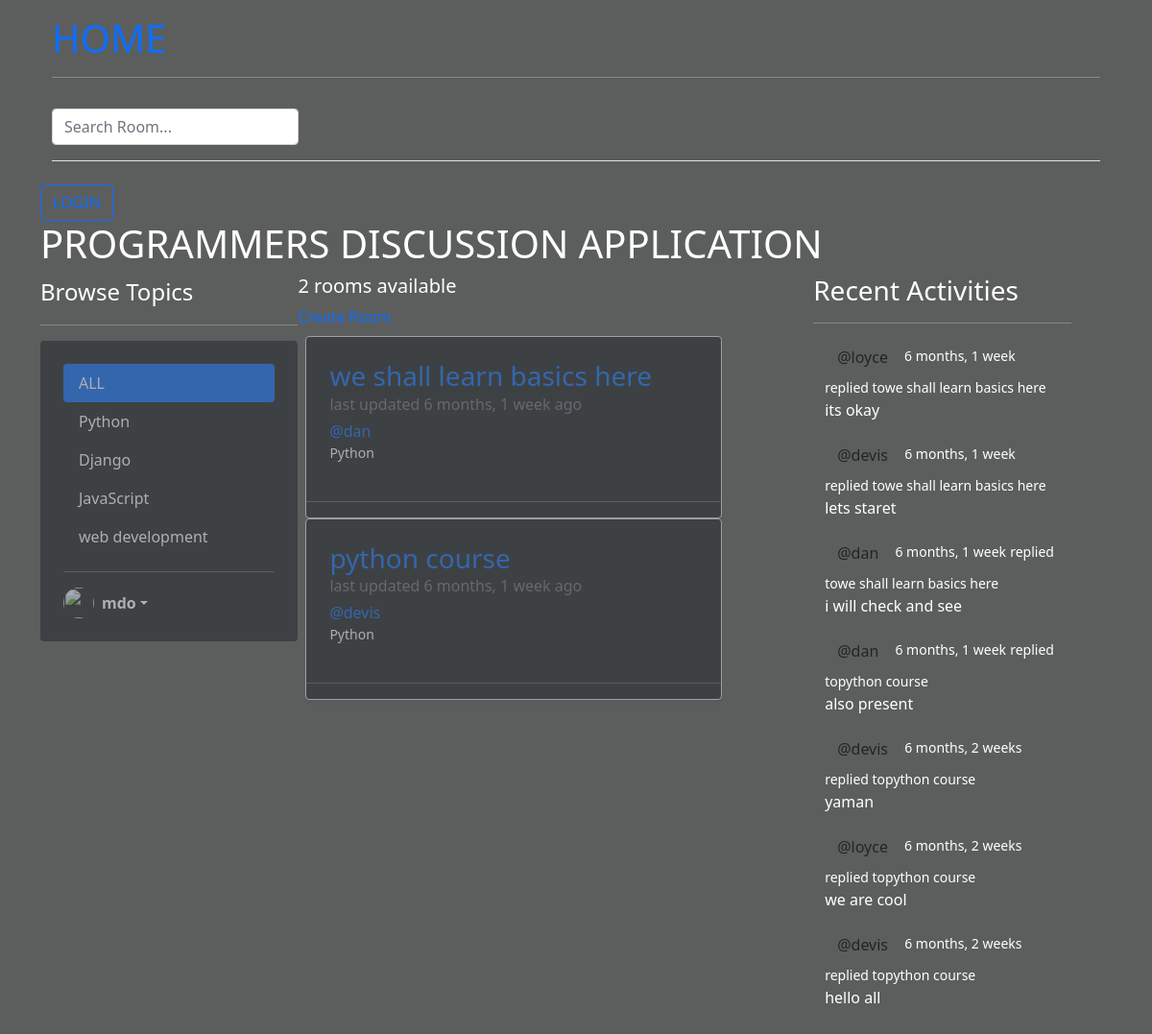
/?q=Python, run on an earlier commit of the app's database.
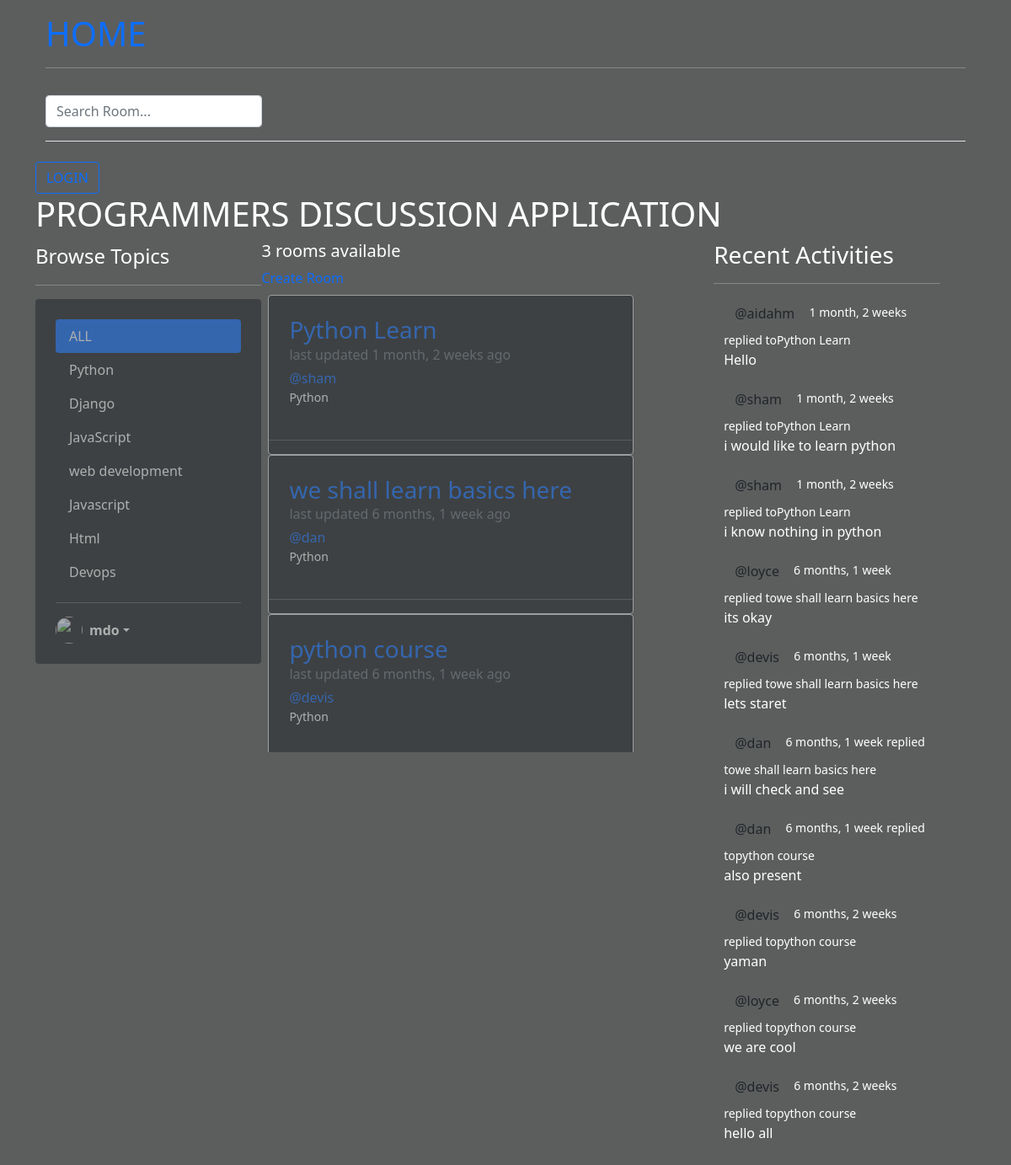
And on a later commit of the database.
### prog/models.py (models this page shows, shortened)
class Topic(models.Model):
    name = models.CharField(max_length=200)

class Room(models.Model):
    host =models.ForeignKey(User, on_delete=models.SET_NULL, null=True)
    topic = models.ForeignKey(Topic, on_delete=models.SET_NULL, null=True)
    name = models.CharField(max_length=200)
    description = models.TextField(null=True, blank=True)
    participants = models.ManyToManyField(User, related_name='participants', blank=True)
    updated = models.DateTimeField(auto_now=True)
    created = models.DateTimeField(auto_now_add=True)
    def __str__(self):
        return self.name
    class Meta:
        ordering = ['-updated','-created']

class Message(models.Model):
    user = models.ForeignKey(User, on_delete=models.CASCADE)
    room = models.ForeignKey(Room, on_delete=models.CASCADE)
    body = models.TextField()
    updated = models.DateTimeField(auto_now=True)
    created = models.DateTimeField(auto_now_add=True)
    def __str__(self):
        return self.body[:50]
    class Meta:
        ordering = ['-updated','-created']

### prog/views.py (the view)
# urls.py: 2. Add a URL to urlpatterns:  path('', views.home, name='home')
def home(request):
    q = request.GET.get('q') if request.GET.get('q') != None else ''
    rooms = Room.objects.filter(Q(topic__name__icontains=q)|
                                Q(name__icontains=q)|
                                Q(description__icontains=q))
    room_count = rooms.count()
    topics=Topic.objects.all()
    room_message=Message.objects.filter(Q(room__topic__name__icontains=q))
    context={'rooms':rooms,'topics':topics,'room_count':room_count, 'room_message':room_message}
    return render(request, 'prog/home.html', context)

### prog/templates/prog/home.html
{% extends 'main.html' %}
{% block content %}
<h1>PROGRAMMERS DISCUSSION APPLICATION</h1>
<div class="home-container d-flex">
    <div class="col-md-3">
        {% include 'prog/topic_component.html' %}
    </div>
    <div class="col-md-6">
        <h5>{{room_count}} rooms available</h5>
        <a href="{% url 'create-room' %}">Create Room</a>
       {%include 'prog/feed_component.html'%}
    </div>
    <div class="col-md-3">
        {% include 'prog/activity_component.html' %}
    </div>
</div>
{% endblock %}

### prog/templates/prog/topic_component.html (shortened to what this page needs)
<span class="fs-4">Browse Topics</span>
<hr>
<div class="col-12 d-flex flex-column rounded text-white bg-dark p-4">
    <ul class=" feed-comp nav nav-pills flex-column mb-auto">
        <li class="nav-item">
        <a href="{% url 'home'%}" class="nav-link active" aria-current="page">
            ALL
        </a>
        </li>
        {% for topic in topics %}
        <li>
        <a href="{% url 'home'%}?q={{topic.name}}" class="nav-link text-white">
            {{topic.name}}
        </a>
        </li>
        {% endfor %}
    </ul>
    <hr>
    <div class="dropdown">
        <a href="#" class="d-flex align-items-center text-white text-decoration-none dropdown-toggle" id="dropdownUser1" data-bs-toggle="dropdown" aria-expanded="false">
        <img src="https://github.com/mdo.png" alt="" width="32" height="32" class="rounded-circle me-2">
        <strong>mdo</strong>
        </a>
    </div>
</div>

### prog/templates/prog/feed_component.html (shortened to what this page needs)
<div class="feed-comp m-2">
  {% for room in rooms%}
    <div class="feed col-md-10">
      <div class=" align-items-center border rounded overflow-hidden shadow-sm h-md-250 bg-dark">
        <div class="col p-4 d-flex flex-column rounded">
          <h3 class="mb-0"><a href="{% url 'room' room.id %}">{{room.name}}</a></h3>
          <div class="mb-1 text-muted">last updated {{room.updated|timesince}} ago</div>
          <p class="mb-auto"><a href="{% url 'profile' room.host.id%}">@{{room.host.username}}</a></p>
          <small>{{room.topic.name}}</small>
        </div>
        <hr>
      </div>
    </div>
    {% endfor %}
  </div>

### prog/templates/prog/activity_component.html (shortened to what this page needs)
<h3>Recent Activities</h3>
        <hr>
        {% for message in room_message %}
        <div>
                <div class="container">
                    <small><a href="{% url 'profile' message.user.id %}" class="btn">@{{message.user}}</a></small>
                   <small> {{message.created|timesince}}</small>
                    <small>replied to{{message.room}}</small>
                    <p>{{message}}</p>
                </div>
        </div>
        {% endfor %}

What changed in the data, as far as the page shows it:
added Topic: name "Javascript"
added Topic: name "Html"
added Topic: name "Devops"
added Room: name "Python Learn", updated "1 month, 2 weeks", host.username "sham", topic.name "Python"
added Message: user "aidahm", created "1 month, 2 weeks", room "Python Learn", body "Hello"
added Message: user "sham", created "1 month, 2 weeks", room "Python Learn", body "i would like to learn python"
added Message: user "sham", created "1 month, 2 weeks", room "Python Learn", body "i know nothing in python"
Also different on the page:
{{ room_count }}: "2" → "3"
